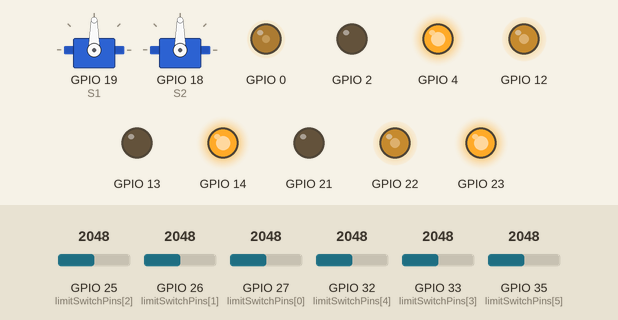
This sketch was run on a simulated ESP32. On the bench: 2 × servo, output pins drawn as LEDs (lit = HIGH). Inputs (shaded band) come from the test bench; at power-on: GPIO 26 (limitSwitchPins[1]) = 2048, GPIO 33 (limitSwitchPins[3]) = 2048, GPIO 25 (limitSwitchPins[2]) = 2048, GPIO 27 (limitSwitchPins[0]) = 2048, GPIO 32 (limitSwitchPins[4]) = 2048, GPIO 35 (limitSwitchPins[5]) = 2048. Nothing arrives over Bluetooth unless stated; what the sketch prints to the serial monitor is not drawn.

Above: at 1.2 s.
1.3 s: GPIO 26 (limitSwitchPins[1]) set to 3315
2.8 s: GPIO 26 (limitSwitchPins[1]) set to 3390
At 3.5 s:
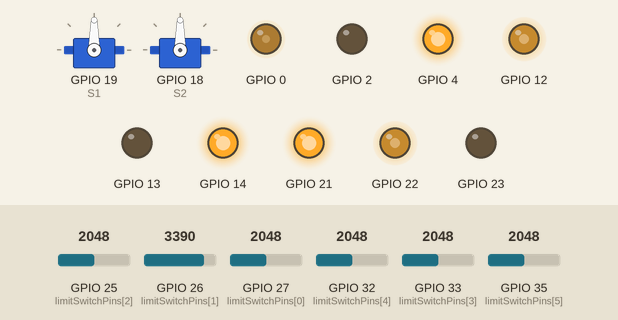
4.3 s: GPIO 33 (limitSwitchPins[3]) set to 3282
5.8 s: GPIO 33 (limitSwitchPins[3]) set to 3405
At 6.9 s:
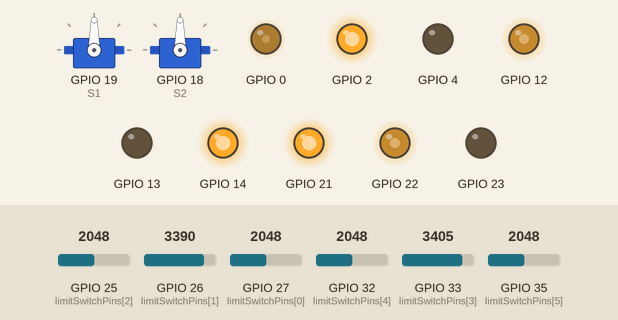
7.3 s: GPIO 26 (limitSwitchPins[1]) set to 2866
At 8.1 s:
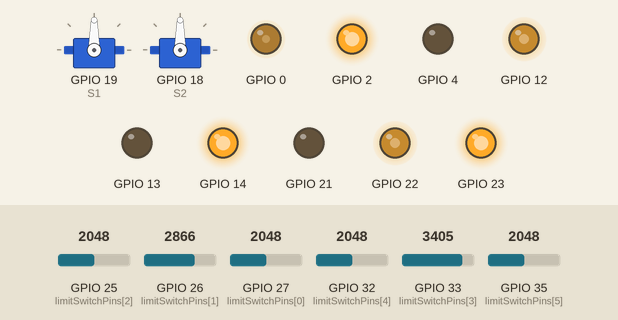
8.8 s: GPIO 26 (limitSwitchPins[1]) set to 3972
At 9.3 s:
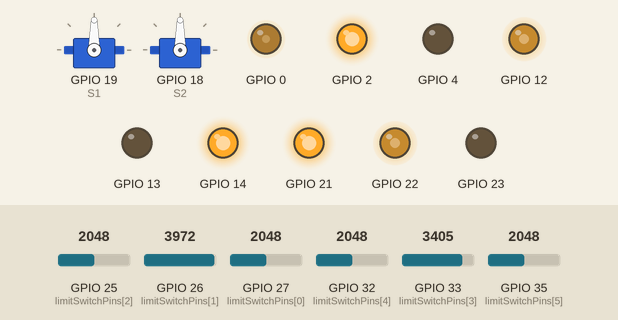
Timing chart, 0 to 11.3 s (numbered marks = the images above; inputs shaded):
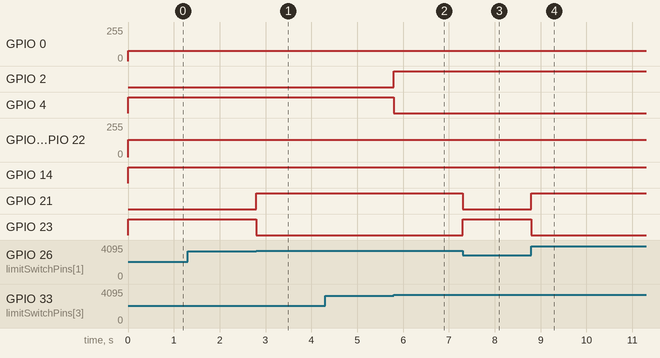

Measured:
- the behaviour switches between 3350 and 3351 on GPIO 26 (limitSwitchPins[1]) (found by bisection; images 0 and 1)
- the behaviour switches between 3350 and 3351 on GPIO 33 (limitSwitchPins[3]) (found by bisection; images 1 and 2)
- after the input at 1.3 s, every drawn part: stays the same
- after the input at 2.8 s, GPIO 21: LOW → HIGH at once; GPIO 23: HIGH → LOW at once
- after the input at 4.3 s, every drawn part: stays the same
- after the input at 5.8 s, GPIO 2: LOW → HIGH at once; GPIO 4: HIGH → LOW at once
- after the input at 7.3 s, GPIO 21: HIGH → LOW at once; GPIO 23: LOW → HIGH at once
- after the input at 8.8 s, GPIO 21: LOW → HIGH at once; GPIO 23: HIGH → LOW at once

The sketch:

Altairu_Controller_get_V2.ino
```cpp
#include <BluetoothSerial.h>
#include <ESP32Servo.h>
#include "motor.h"

#if !defined(CONFIG_BT_ENABLED) || !defined(CONFIG_BLUEDROID_ENABLED)
#error Bluetooth is not enabled! Please run `make menuconfig` to enable it
#endif

BluetoothSerial SerialBT;
Motor mtr[3];
Servo servo1;
Servo servo2;

const int S1 = 19;
const int S2 = 18;
int speed1, speed2, speed3;
double spk1 = 0.5;  //スピードゲイン
double spk2 = 0.3;
double spk3 = 0.5;

String data[11];
bool databox[11];
bool limitSwitches[6];
const int limitSwitchPins[] = { 27, 26, 25, 33, 32, 35, 34 };  // io27, io26, io25, io33, io32, io35, io34

const float thresholdVoltage = 2.7;  // 閾値電圧

void setup() {
  Serial.begin(115200);
  SerialBT.begin("ESP32test");
  Serial.println("device start");
  servo1.attach(S1, 510, 2400);
  servo2.attach(S2, 510, 2400);
  mtr[0].init(23, 21, 22, 0);
  mtr[1].init(4, 2, 0, 1);
  mtr[2].init(13, 14, 12, 2);

  for (int i = 0; i < 7; i++) {
    pinMode(limitSwitchPins[i], INPUT);
  }
}

void loop() {
  readLimitSwitches();
  updateSpeeds();
  mtr[0].ugoki(speed1);
  mtr[1].ugoki(speed2);
  mtr[2].ugoki(speed3);
  RaMt();
  servomt();
}

void RaMt() {
  if (SerialBT.available()) {
    String receivedData = SerialBT.readStringUntil('\n');
    receivedData.trim();
    int dataIndex = 0;

    while (receivedData.length() > 0 && dataIndex < 11) {
      int commaIndex = receivedData.indexOf(',');
      if (commaIndex != -1) {
        data[dataIndex] = receivedData.substring(0, commaIndex);
        receivedData = receivedData.substring(commaIndex + 1);
        data[dataIndex].trim();
        dataIndex++;
      } else {
        break;
      }
    }

    for (int i = 0; i < dataIndex; i++) {
      Serial.print(i);
      Serial.print(": ");
      Serial.print(data[i]);
      Serial.print(", ");
    }
    Serial.println();
    speed1 = data[0] == "1" ? 256 * spk1 : (data[2] == "1" ? -256 * spk1 : 0);
    speed2 = data[1] == "1" ? -256 * spk2 : (data[3] == "1" ? 256 * spk2 : 0);
    speed3 = data[4] == "1" ? -256 * spk3 : (data[6] == "1" ? 256 * spk3 : 0);
  }
}

void servomt() {
  if (data[8] == "1") {
    servo1.write(0);
  } else if (data[8] == "0") {
    servo1.write(90);
  }
  if (data[9] == "1") {
    mtr[1].tomaru();
  } else if (data[9] == "0") {

  }
}


void readLimitSwitches() {
  for (int i = 0; i < 6; i++) {
    limitSwitches[i] = analogRead(limitSwitchPins[i]) < (thresholdVoltage / 3.3) * 4095;
  }
}

void updateSpeeds() {
  if (limitSwitches[0]) {
    speed1 = -256 * spk1;
  }
  if (limitSwitches[1]) {
    speed1 = 256 * spk1;
  }
  if (limitSwitches[2]) {
    speed2 = -256 * spk2;
  }
  if (limitSwitches[3]) {
    speed2 = 256 * spk2;
  }
  if (limitSwitches[4]) {
    speed3 = -256 * spk3;
  }
}
```

motor.cpp
```cpp
#include "motor.h"

Motor::Motor() {
}
void Motor::init(int apin,int bpin, int pwm,int chanel) {
  pin[0] = apin;
  pin[1] = bpin;
  pin[2] = pwm;
  chan[0] = chanel;

  pinMode(pin[0], OUTPUT);
  pinMode(pin[1], OUTPUT);
  pinMode(pin[2], OUTPUT);
  ledcSetup(chan[0],960,8);
  ledcAttachPin(pin[2],chan[0]);
}

void Motor::ugoki(int syutu) {
  if (syutu > 0) {
    digitalWrite(pin[0], HIGH);
    digitalWrite(pin[1], LOW);
    ledcWrite(chan[0], syutu);
  } else if (syutu < 0) {
    digitalWrite(pin[0], LOW);
    digitalWrite(pin[1], HIGH);
    ledcWrite(chan[0], -1*  syutu);
  } else {
    digitalWrite(pin[0], LOW);
    digitalWrite(pin[1], LOW);
    ledcWrite(chan[0], 0);
  }

}

void Motor::tomaru() {
  digitalWrite(pin[0], HIGH);
  digitalWrite(pin[1], HIGH);
  ledcWrite(chan[0], 0);
}
```

motor.h
```cpp
#ifndef MOTOR_H_
#define MOTOR_H_
#include <Arduino.h>

class Motor {
  public:
    Motor();
    void init(int apin, int bpin, int pwm,int chanel);
    void ugoki(int syutu);
    void tomaru();
  private:
    int pin[3];
    int chan[1];
};
#endif
```
